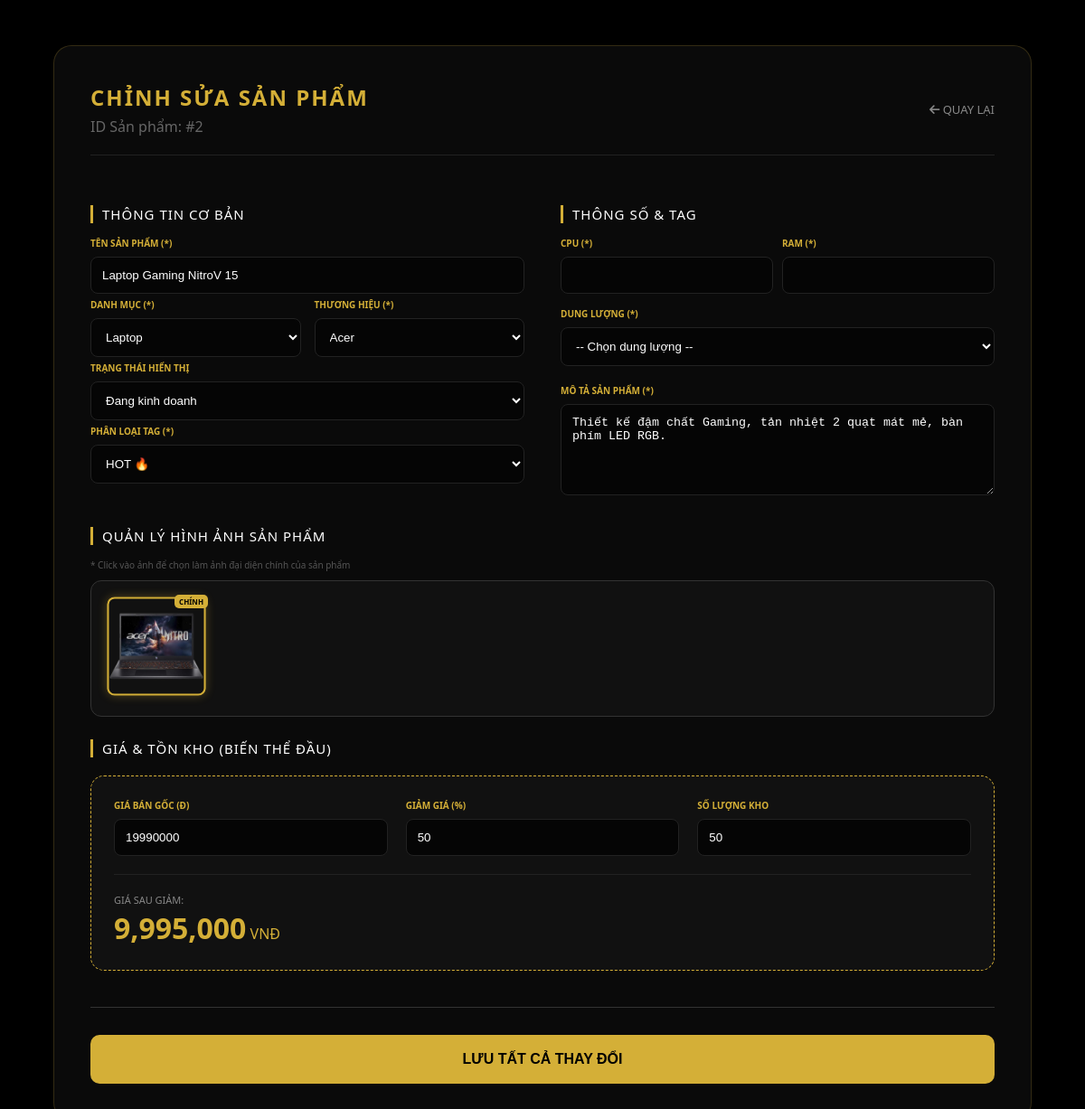
/index.php?ctrl=admin&act=edit_product&id=2 (signed in), run on the app's committed database.
### tables this page shows
CREATE TABLE IF NOT EXISTS `sanpham` (
  `ma_san_pham` int NOT NULL AUTO_INCREMENT,
  `ten_san_pham` varchar(255) NOT NULL,
  `mo_ta` text,
  `thong_so_ky_thuat` json DEFAULT NULL,
  `ma_danh_muc` int DEFAULT NULL,
  `ma_thuong_hieu` int DEFAULT NULL,
  `ma_admin_tao` int DEFAULT NULL,
  `kich_hoat` tinyint(1) DEFAULT '1',
  `tag` varchar(50) DEFAULT NULL,
  `kich_thuoc_man_hinh` varchar(255) DEFAULT NULL,
  `cong_nghe_man_hinh` varchar(255) DEFAULT NULL,
  `camera_sau` varchar(255) DEFAULT NULL,
  `camera_truoc` varchar(255) DEFAULT NULL,
  `chip_set` varchar(255) DEFAULT NULL,
  `nfc` varchar(50) DEFAULT NULL,
  `pin` varchar(100) DEFAULT NULL,
  `the_sim` varchar(100) DEFAULT NULL,
  `phan_giai_man_hinh` varchar(255) DEFAULT NULL,
  `cpu` varchar(255) DEFAULT NULL,
  `trong_luong` varchar(100) DEFAULT NULL,
  PRIMARY KEY (`ma_san_pham`),
  KEY `ma_danh_muc` (`ma_danh_muc`),
  KEY `ma_thuong_hieu` (`ma_thuong_hieu`),
  KEY `ma_admin_tao` (`ma_admin_tao`)
);

CREATE TABLE IF NOT EXISTS `danhmuc` (
  `ma_danh_muc` int NOT NULL AUTO_INCREMENT,
  `ten_danh_muc` varchar(100) NOT NULL,
  `thu_tu` int NOT NULL DEFAULT '0',
  `hien_thi` tinyint(1) NOT NULL DEFAULT '1',
  PRIMARY KEY (`ma_danh_muc`)
);

CREATE TABLE IF NOT EXISTS `thuonghieu` (
  `ma_thuong_hieu` int NOT NULL AUTO_INCREMENT,
  `ten_thuong_hieu` varchar(100) NOT NULL,
  `ma_danh_muc` int DEFAULT NULL,
  PRIMARY KEY (`ma_thuong_hieu`)
);

CREATE TABLE IF NOT EXISTS `anhsanpham` (
  `ma_anh` int NOT NULL AUTO_INCREMENT,
  `ma_san_pham` int NOT NULL,
  `url_anh` text NOT NULL,
  `la_anh_chinh` tinyint(1) DEFAULT '0',
  `mau_sac` varchar(50) DEFAULT NULL,
  `ma_bien_the` int DEFAULT NULL,
  PRIMARY KEY (`ma_anh`),
  KEY `ma_san_pham` (`ma_san_pham`)
);

CREATE TABLE IF NOT EXISTS `bienthesanpham` (
  `ma_bien_the` int NOT NULL AUTO_INCREMENT,
  `ma_san_pham` int NOT NULL,
  `mau_sac` varchar(50) DEFAULT NULL,
  `ram` varchar(50) DEFAULT NULL,
  `dung_luong` varchar(50) DEFAULT NULL,
  `gia_ban` decimal(15,0) NOT NULL,
  `muc_giam_gia` int DEFAULT '0' COMMENT 'Phần trăm giảm (VD: 10 là 10%)',
  `so_luong_ton` int DEFAULT '0',
  PRIMARY KEY (`ma_bien_the`),
  KEY `ma_san_pham` (`ma_san_pham`)
);

### app/controllers/AdminController.php (called while the page is built, shortened)
<?php
require_once 'app/models/ProductModel.php';
class AdminController {
    private $productModel;
    public function __construct() {
        $database = new Database();
        $db = $database->connect();
        $this->productModel = new ProductModel($db);
    }
    public function edit_product() {
    $id = $_GET['id'] ?? null;
    $product = $this->productModel->getProductById($id);
    $product['main_image_id'] = 0;
    foreach (($product['images'] ?? []) as $img) {
        if (($img['is_main'] ?? 0) == 1) {
            $product['main_image_id'] = $img['ma_hinh_anh'];
            break;
        }
    }
    $categories = $this->productModel->getAllCategories();
    $brands = $this->productModel->getAllBrands();
    require_once 'app/views/admin/edit_product.php';
}
}
?>

### app/models/ProductModel.php (called while the page is built, shortened)
<?php
class ProductModel {
    private $db;
    public function __construct($db) {
        $this->db = $db;
    }
   public function getProductById($id) {
        $sql = "SELECT sp.*, dm.ten_danh_muc, th.ten_thuong_hieu
                FROM sanpham sp
                LEFT JOIN danhmuc dm ON sp.ma_danh_muc = dm.ma_danh_muc
                LEFT JOIN thuonghieu th ON sp.ma_thuong_hieu = th.ma_thuong_hieu
                WHERE sp.ma_san_pham = ?";
        $stmt = $this->db->prepare($sql);
        $stmt->execute([$id]);
        $product = $stmt->fetch(PDO::FETCH_ASSOC);
        if ($product) {
            $stmtImg = $this->db->prepare("SELECT ma_anh as ma_hinh_anh, url_anh, la_anh_chinh as is_main, ma_bien_the, mau_sac FROM anhsanpham WHERE ma_san_pham = ?");
            $stmtImg->execute([$id]);
            $product['images'] = $stmtImg->fetchAll(PDO::FETCH_ASSOC);
            $stmtVar = $this->db->prepare("SELECT * FROM bienthesanpham WHERE ma_san_pham = ?");
            $stmtVar->execute([$id]);
            $product['variants'] = $stmtVar->fetchAll(PDO::FETCH_ASSOC);
        }
        return $product;
    }
    public function getAllCategories() {
        return $this->db->query("SELECT * FROM danhmuc")->fetchAll(PDO::FETCH_ASSOC);
    }
    public function getAllBrands() {
        return $this->db->query("SELECT * FROM thuonghieu")->fetchAll(PDO::FETCH_ASSOC);
    }
}

### app/views/admin/edit_product.php (the view, shortened to what this page needs)
<!DOCTYPE html>
<html lang="vi">
<head>
    <link rel="stylesheet" href="https://cdnjs.cloudflare.com/ajax/libs/font-awesome/6.4.0/css/all.min.css">
</head>
<body>
<div class="edit-container">
    <div style="display:flex; justify-content: space-between; align-items: center; margin-bottom: 30px; border-bottom: 1px solid #222; padding-bottom: 20px;">
        <div>
            <h2 style="color:#d4af37; margin:0; letter-spacing: 2px;">CHỈNH SỬA SẢN PHẨM</h2>
            <p style="color:#666; margin:5px 0 0 0;">ID Sản phẩm: #<?= $product['ma_san_pham'] ?? 'N/A' ?></p>
        </div>
        <a href="index.php?ctrl=admin&act=dashboard" style="color:#888; text-decoration:none; font-size: 13px;"><i class="fa-solid fa-arrow-left"></i> QUAY LẠI</a>
    </div>
    <form action="index.php?ctrl=admin&act=edit_product&id=<?= $product['ma_san_pham'] ?>" method="POST" id="editForm" novalidate>
        <div class="grid-form">
            <div>
                <div class="section-title">Thông tin cơ bản</div>
                <label class="admin-label">Tên sản phẩm (*)</label>
                <input type="text" name="ten_san_pham" class="admin-input" value="<?= htmlspecialchars($product['ten_san_pham'] ?? '') ?>" required>
                <div style="display:grid; grid-template-columns: 1fr 1fr; gap:15px;">
                    <div>
                        <label class="admin-label">Danh mục (*)</label>
                        <select name="ma_danh_muc" id="cat_select" class="admin-input" required onchange="updateEditStorage()">
                            <?php foreach ($categories as $cat): ?>
                                <option value="<?= $cat['ma_danh_muc'] ?>" <?= ($cat['ma_danh_muc'] == ($product['ma_danh_muc'] ?? '')) ? 'selected' : '' ?>>
                                    <?= $cat['ten_danh_muc'] ?>
                                </option>
                            <?php endforeach; ?>
                        </select>
                    </div>
                    <div>
                        <label class="admin-label">Thương hiệu (*)</label>
                        <select name="ma_thuong_hieu" id="brand_select" class="admin-input" required onchange="updateEditStorage()">
                            <?php foreach ($brands as $br): ?>
                                <option value="<?= $br['ma_thuong_hieu'] ?>" <?= ($br['ma_thuong_hieu'] == ($product['ma_thuong_hieu'] ?? '')) ? 'selected' : '' ?>>
                                    <?= $br['ten_thuong_hieu'] ?>
                                </option>
                            <?php endforeach; ?>
                        </select>
                    </div>
                </div>
                <label class="admin-label">Trạng thái hiển thị</label>
                <select name="kich_hoat" class="admin-input" required>
                    <option value="1" <?= ($product['kich_hoat'] ?? 1) == 1 ? 'selected' : '' ?>>Đang kinh doanh</option>
                </select>
                <label class="admin-label">Phân loại Tag (*)</label>
                <select name="tag" class="admin-input" required>
                    <option value="hot" <?= ($product['tag'] ?? '') == 'hot' ? 'selected' : '' ?>>HOT 🔥</option>
                </select>
            </div>
            <div>
                <div class="section-title">Thông số & Tag</div>
                <div style="display:grid; grid-template-columns: 1fr 1fr; gap:10px;">
                    <div>
                        <label class="admin-label">CPU (*)</label>
                        <input type="text" name="spec_cpu" class="admin-input" value="<?= htmlspecialchars($product['specs']['cpu'] ?? '') ?>" required>
                    </div>
                    <div>
                        <label class="admin-label">RAM (*)</label>
                        <input type="text" name="spec_ram" class="admin-input" value="<?= htmlspecialchars($product['specs']['ram'] ?? '') ?>" required>
                    </div>
                    <div style="grid-column: span 2;">
                        <label class="admin-label">Dung lượng (*)</label>
                        <select name="dung_luong" id="dung_luong_select" class="admin-input" required></select>
                        <div class="error-msg">Chọn dung lượng!</div>
                    </div>
                </div>
                <div style="margin-top: 15px;">
                    <label class="admin-label">Mô tả sản phẩm (*)</label>
                    <textarea name="mo_ta" class="admin-input" rows="5" required><?= htmlspecialchars($product['mo_ta'] ?? '') ?></textarea>
                </div>
            </div>
        </div>
        <div class="section-title">Quản lý hình ảnh sản phẩm</div>
        <p style="font-size: 10px; color: #555; margin-bottom: 10px;">* Click vào ảnh để chọn làm ảnh đại diện chính của sản phẩm</p>
        <div style="display: flex; gap: 15px; flex-wrap: wrap; background: #111; padding: 20px; border-radius: 12px; border: 1px solid #333;">
            <?php
            $images = $product['images'] ?? [];
            foreach ($images as $img):
                $isMain = ($img['is_main'] ?? 0) == 1;
            ?>
                <div style="position: relative; cursor: pointer;">
                    <img src="public/images/<?= $img['url_anh'] ?>"
                         class="admin-thumb <?= $isMain ? 'selected' : '' ?>"
                         onclick="selectImage(<?= $img['ma_hinh_anh'] ?? 0 ?>, this)">
                    <?php if($isMain): ?>
                        <span style="position: absolute; top: -5px; right: -5px; background: #d4af37; color: #000; font-size: 8px; padding: 2px 5px; border-radius: 5px; font-weight: bold;">CHÍNH</span>
                    <?php endif; ?>
                </div>
            <?php endforeach; ?>
        </div>
        <div class="section-title">Giá & Tồn kho (Biến thể đầu)</div>
        <div class="price-box-edit">
            <div style="display:grid; grid-template-columns: 1fr 1fr 1fr; gap:20px;">
                <div>
                    <label class="admin-label">Giá bán gốc (đ)</label>
                    <input type="number" name="gia_ban" id="edit_gia" class="admin-input" value="<?= $product['variants'][0]['gia_ban'] ?? 0 ?>" oninput="calcPrice()" required min="1000">
                </div>
                <div>
                    <label class="admin-label">Giảm giá (%)</label>
                    <input type="number" name="muc_giam_gia" id="edit_giam" class="admin-input" value="<?= $product['variants'][0]['muc_giam_gia'] ?? 0 ?>" min="0" max="100" oninput="calcPrice()">
                </div>
                <div>
                    <label class="admin-label">Số lượng kho</label>
                    <input type="number" name="so_luong_ton" class="admin-input" value="<?= $product['variants'][0]['so_luong_ton'] ?? 0 ?>" min="0" step="1" required>
                </div>
            </div>
            <div style="margin-top: 15px; border-top: 1px solid #222; padding-top: 15px;">
                <span style="font-size:11px; color:#888;">GIÁ SAU GIẢM:</span><br>
                <span id="display_price" style="font-size:32px; font-weight:900; color:#d4af37;">0</span> <span style="color:#d4af37;">VNĐ</span>
            </div>
        </div>
        <div style="margin-top: 40px; text-align: center; border-top: 1px solid #333; padding-top: 30px;">
            <button type="submit" class="btn-update">LƯU TẤT CẢ THAY ĐỔI</button>
        </div>
    </form>
</div>
</body>
</html>

### app/views/admin/edit_product.php (style rules this page uses)
body { background: #000; color: #fff; font-family: 'Segoe UI', sans-serif; margin: 0; padding: 20px; }
.edit-container { max-width: 1000px; margin: 30px auto; background: #0a0a0a; padding: 40px; border-radius: 20px; border: 1px solid #d4af3733; }
.admin-label { display: block; font-size: 10px; color: #d4af37; font-weight: 800; margin-bottom: 8px; text-transform: uppercase; }
.admin-input { width: 100%; padding: 12px; background: #050505; border: 1px solid #222; color: #fff; border-radius: 8px; box-sizing: border-box; margin-bottom: 5px; transition: 0.3s; }
.section-title { font-size: 15px; color: #fff; margin: 25px 0 15px 0; padding-left: 10px; border-left: 3px solid #d4af37; text-transform: uppercase; letter-spacing: 1px; }
.grid-form { display: grid; grid-template-columns: 1fr 1fr; gap: 40px; }
.error-msg { color: #ff4d4f; font-size: 10px; font-weight: bold; margin-bottom: 15px; display: none; }
.admin-thumb { width: 100px; height: 100px; object-fit: cover; border-radius: 8px; border: 2px solid #222; cursor: pointer; transition: 0.2s; }
.admin-thumb.selected { border-color: #d4af37 !important; transform: scale(1.05); box-shadow: 0 0 10px #d4af3755; }
.price-box-edit { background: #111; padding: 25px; border-radius: 15px; border: 1px dashed #d4af37; margin-top: 20px; }
.btn-update { background: #d4af37; color: #000; padding: 18px 40px; border: none; border-radius: 10px; font-weight: 900; cursor: pointer; font-size: 16px; transition: 0.3s; width: 100%; }

### data on the page
sanpham: ma_san_pham "2", ten_san_pham "Laptop Gaming NitroV 15", ma_danh_muc "Laptop", ma_thuong_hieu "Acer", kich_hoat "Đang kinh doanh", tag "HOT 🔥", mo_ta "Thiết kế đậm chất Gaming, tản nhiệt 2 quạt mát mẻ, bàn phím LED RGB."
anhsanpham: url_anh (picture), la_anh_chinh "CHÍNH"
bienthesanpham: gia_ban "19990000", muc_giam_gia "50", so_luong_ton "50"
